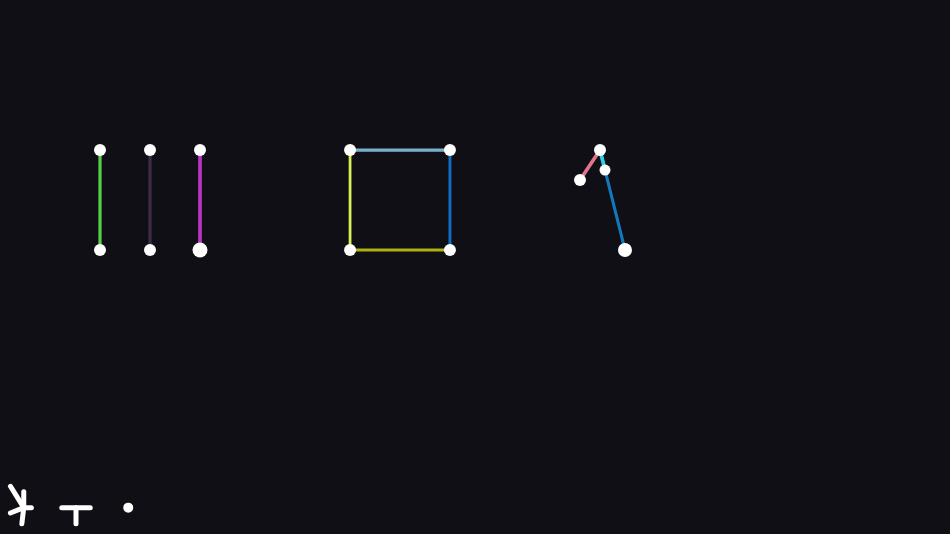
Frame 1 (no input)
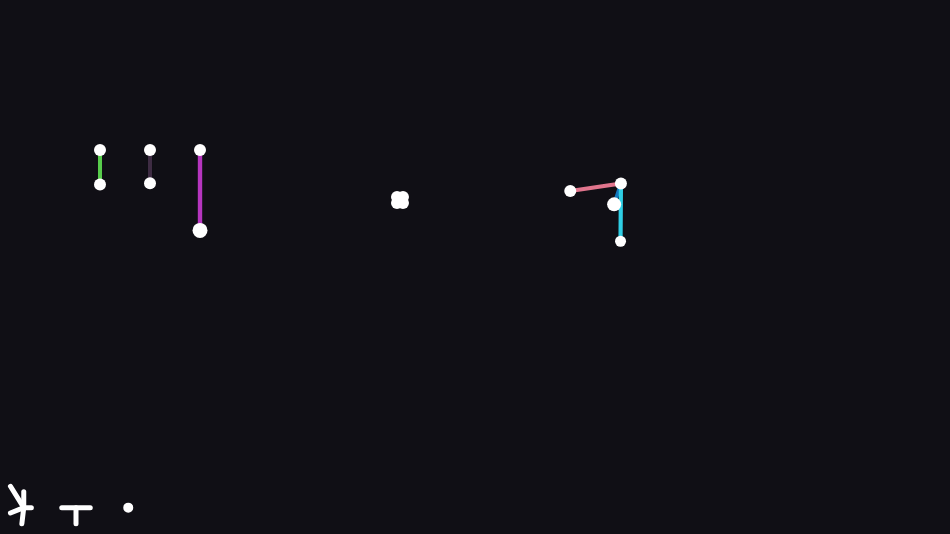
Frame 60 (no input)
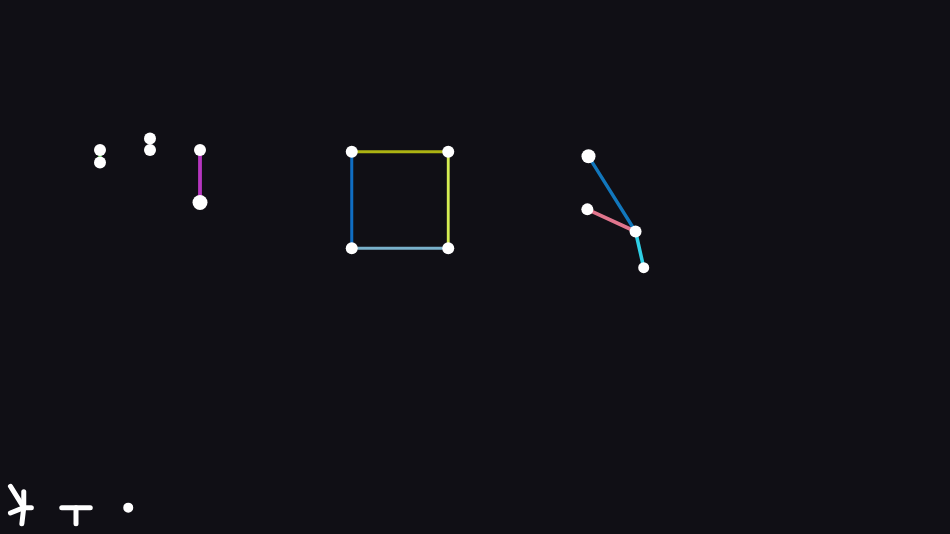
Frame 120 (the mouse pressed at the canvas centre since frame 60)

The p5.js sketch that drew these frames (run headless with seeded random() and noise() and a simulated clock; from frame 60 on, the mouse is pressed at the canvas centre):

// p5.js sketch
// ── sketch.js
///-- About Poids et mesure --///
// Spring simulation based on Hooke's Law, illustration of phonon phenomen, and mecanical waves propagation
// Differents presets are available, to study and play with springs
//- Controls -//
//     -Press ENTER to switch between presets 

//     -Press any KEY and LEFT CLICK to create a spring
//     -Press P to switch between spring generation presets (see first indicator)
//     -Press O to change spring ends types : static or moving ones (see second indicator)
//     -SCROLL mouse WHEEL, to change newly created point weight (see third indicator)

//     -Press LEFT CLICK on a point, to grab and move it
//     -Press any ARROW KEY to add gravity in this direction
//     -Press B to make the springs breakable
//     -Press Z or S to add or remove drag (frictions)
//     -Press SPACE to stop the time
//     -Presss ESCAPE to switch between velocity-based color mode, and normal one

///-- A propos de Poids et mesure --///
// La simulation de ressorts se base sur la loi d'Hooke, peut servir d'illustration à ce qu'est un phonon,
// Et peut illustrer la propagation d'ondes mécaniques (conduction thermique, sons)
// Différents préréglages sont à disposition, pour jouer et observer les ressorts, 
// leurs intreractions. Le gros du code de la simulation est dans la class spring,
// le reste étant accessoire.
//- Contrôles -//
//     -Appuyer sur ENTRÉE pour changer de préréglage 

//     -Appuyer sur n'importe quelle touche et clique gauche pour placer un ressort ou une structure
//     -Appuyer sur P pour changer de structure de ressort (première icone)
//     -Appuyer sur O pour définir la staticité des points (seconde icone)
//     -Scroller pour changer le poids du point créé (troisième icone)

//     -Press LEFT CLICK on a point, to grab and move it
//     -Appuyer sur une touche directionnelle pour ajouter de la gravité orientée
//     -Appuyer sur B pour rendre le ressort cassable (limite modifiable dans le code)
//     -Appuyer sur Z ou S pour ajouter / enlever des frottements
//     -Appuyer sur ESPACE pour mettre en pause
//     -Appuyer sur ÉCHAP pour changer le mode de couleur, du normal, à celui basé sur la vitesse des points


const screen_width = 950;
const screen_height = screen_width*9/16;
const DEFAULT_BREAKABLE_LIMIT = 900;
const DEFAULT_GENERATED_SPRING_STRENGTH = 2;
const DEFAULT_GENERATED_SPRING_LENGTH = 45;


function setup() {
  dt= 0.05
  selected_preset = 0
  selected_generator = 0
  is_point_fixed = false
  are_springs_breakable = false
  selected_point_weight = 5
  
  createCanvas(screen_width, screen_height);
  collision_box = [0,0,screen_width,screen_height]

  createMap()
  selected_point = 0;
  
}

function draw() {
  background(16,15,21);
  
  updateElements()
  drawElements()
  updateUX()
}

function updateUX(){
  drawIndicator()
  if (mouseIsPressed || selected_point != 0){
    selected_point.x = mouseX
    selected_point.y = mouseY

  }
  
  if (!mouseIsPressed){
    selected_point = 0;
  }
}

function updateElements(){
  // Set back acceleration to 0 or gravity
   for (const point of points){
    point.resetAcceleration()
  }
  
  // Update the acceleration of the points
  for (const spring_object of springs){
    spring_object.applyRestoringForce()
  }
  
  // Change points positions, velocities etc
  for (const point of points){
    if (!point.anchored){
    point.update()
    }
  }
  
  // Break springs if there is too much stress
  if (! are_springs_breakable){
    return
  }
  for (const spring_object of springs){
    if (spring_object.stress > DEFAULT_BREAKABLE_LIMIT){
      springs.splice(springs.indexOf(spring_object),1)
    }
  }
}

function drawElements(){
  // Draw the springs
  for (const spring_object of springs){
    spring_object.draw()
  }
  
  // Draw the points
  noStroke()
  for (const point of points){
    point.draw()
  }
  
}

class Spring{
  constructor(point_1,point_2,distance=45,strength=2){
    // Ends of the spring
    this.p1 = point_1;
    this.p2 = point_2;
    
    // Distance to the neutral point //
    this.l = distance//random(50,100)
    // Quantity of stress (=R1+R2 - g*strength)
    this.strength = strength

    // Decorative
    this.color = color(random(0,255),random(0,255),random(0,255))

  }
  applyRestoringForce(){
    ///- A string apply a restoring force to both its ends X and X' -///
    ///- /!\ The frame is oriented to the bottom /!\ -///
    
    //   Focusing on X : 
    //   Each spring has its strength, and its neutral point L
    //   Neutral point l is relative to the other end of the spring X'
    //   Hooke's law gives the expression R = kdl ; k a constant
    //                                            ; dL = L - X or X - L
    
    //   Second Law of Newton : Sum(Fext) = ma, Sum(Fext) = W + R
    //   And so given W = mg : W + R = ma -> a = R/m + g
    //   By projecting on axes, designating by θ the angle between X and X' 
    //                          so we get dLx = L*cos(θ), dly = L*sin(θ)
    //   And so ax = k * (x'+L*cos(θ)-x)/m and g is applied at the very beginning
    let angle = atan2(this.p1.y-this.p2.y,this.p1.x-this.p2.x)
    
    
   
    // Apply restoring force to the first point
    this.p1.ax += this.strength*(this.p2.x+this.l*cos(angle)-this.p1.x)/this.p1.m;
    this.p1.ay += this.strength*(this.p2.y+this.l*sin(angle)-this.p1.y)/this.p1.m;
    
    // Apply restoring force to the second point 
    this.p2.ax += this.strength*(this.p1.x-this.l*cos(angle)-this.p2.x)/this.p2.m;
    this.p2.ay += this.strength*(this.p1.y-this.l*sin(angle)-this.p2.y)/this.p2.m;
  
    this.stress = max(0,this.p1.m*sqrt(this.p1.ax**2 + this.p1.ay**2) + this.p2.m*sqrt(this.p2.ax**2 + this.p2.ay**2) -gy*this.strength); 


  }
  draw(){
    // Make sure to draw the spring with the right color
    stroke(wave_mode ? (this.p1.vx*this.p1.vx+this.p1.vy*this.p1.vy+this.p2.vx*this.p2.vx+this.p2.vy*this.p2.vy)/2 : this.color)
    strokeWeight(max(1,5-sqrt(this.stress)/8))
    // Draw the spring 
    line(this.p1.x,this.p1.y,this.p2.x,this.p2.y)
  }
}

class Point{
  constructor(x,y,m,anchored){
    //- Point's vectors coordinates -//
    // Position 
    this.x = x;
    this.y = y;
    // Velocity
    this.vx = 0;
    this.vy = 0;
    // Acceleration
    this.ax = 0;
    this.ay = 0;
    
    //- Point's attributes -//
    // Point mass
    this.m = m
    // Static point
    this.anchored = anchored;
    // Elasticity
    this.elasticity = 0.7;
    this.is_selected = false;

  }

  resetAcceleration(){
    // Make sure the acceleration is resetted at each tick
    this.ax = gx
    this.ay = gy
    // Apply weight force, g cause y is oriented to the bottom
  }
  update(){
    if (!this.is_selected){
    // Air friction 
    this.ax -= this.vx*cx
    this.ay -= this.vy*cy
    
    // a = dv/dt => dv = a*dt
    this.vx += this.ax*dt ;
    this.vy += this.ay*dt ;
    
    // v = dx/dt => dx = v*dt
    this.x += this.vx*dt ;
    this.y += this.vy*dt
    }
    
    if (this.y >= collision_box[3]){
      this.y = collision_box[3]
      this.vy = - this.vy*this.elasticity
    }
    if (this.y <= collision_box[1]){
      this.y = collision_box[1]
      this.vy = - this.vy*this.elasticity
    }
    if (this.x <= collision_box[0]){
      this.x = collision_box[0]
      this.vx = - this.vx*this.elasticity
    }
    if (this.x  >= collision_box[2]){
      this.x = collision_box[2]
      this.vx = - this.vx*this.elasticity
    }
  }
  draw(){
    fill(wave_mode ? this.vx*this.vx+this.vy*this.vy : 255)
    // Draw the point proportionnaly to its mass
    circle(this.x,this.y,10+int(this.m/2))

  }
}
// ── UX.js
function mouseReleased(){
  for (const point of points){
    point.is_selected = false;
  }
}

function mousePressed(){
  if (selected_point){
    selected_point = 0;
    return
  }

  // Grab a point
  if (!keyIsPressed){
    for (const point of points){
      if (sqrt((point.x-mouseX)**2+(point.y-mouseY)**2)<10){
        // If a point is grabbed, change its status and register it 
        selected_point = point
        selected_point.is_selected = true;
        
        // Set its velocity as zero
        selected_point.vx = 0;
        selected_point.vy = 0;
        
        
        break
      }
    }
    return
  }
  
  // Create a new point or a set of point

  points.push(new Point(mouseX,mouseY,selected_point_weight,is_point_fixed))
  
  switch (selected_generator){
    case 0:
      createWeb()
      break
    case 2:
      createHexagon()
      break;
    case 3:
      createChains()  
  }



  
}

function keyPressed(){
  switch (keyCode){
    // GRAVITY
    case LEFT_ARROW: 
      gx -= 1;
      break;
    case UP_ARROW: 
      gy -= 1;
      break
    case RIGHT_ARROW: 
      gx += 1;
      break
    case DOWN_ARROW: 
      gy += 1;
      break
    // DRAG
    case 83:
      cx -= 0.1;
      cy -= 0.1;
      break
    case 90:
      cx += 0.1;
      cy += 0.1;
      break
    // STOP AND PLAY
    case 32:
      dt = dt ? 0 : 0.1;
      break
    case 82:
      createMap()
      break;
    case 27:
      wave_mode = !wave_mode;
      break;
    case 13:
      selected_preset = (selected_preset + 1) % 4
      createMap()
      break
    case 80:
      selected_generator = (selected_generator + 1) % 4
      break
    case 79:
      is_point_fixed = !is_point_fixed
      break
    case 66:
      are_springs_breakable = !are_springs_breakable;
      break
  }

  if (keyCode ==77){
    points[points.length-2].x += 0
    points[points.length-2].y += 10
  }
}

function mouseWheel(event) {
  selected_point_weight = min(30,max(1,selected_point_weight+event.delta/500)) 

}
 
function drawIndicator(){
  switch (selected_generator){
    case 3:
      stroke(255)
      strokeWeight(5)
      noFill()
      circle(0.025*screen_width,0.95*screen_height,20)
      break;
    case 1:
      fill(255)
      circle(0.025*screen_width,0.95*screen_height,20)
      break;
    case 2:

      stroke(255)
      strokeWeight(5)
      noFill()
      beginShape()
      vertex(0.020*screen_width,0.93*screen_height)
      vertex(0.030*screen_width,0.93*screen_height)
      vertex(0.037*screen_width,0.95*screen_height)
      vertex(0.030*screen_width,0.97*screen_height)
      vertex(0.020*screen_width,0.97*screen_height)
      vertex(0.013*screen_width,0.95*screen_height)
      vertex(0.020*screen_width,0.93*screen_height)
      endShape()
      break
    case 0:
      stroke(255)
      strokeWeight(5)
      noFill()
      line(0.025*screen_width,0.95*screen_height,0.023*screen_width,0.98*screen_height)
      line(0.025*screen_width,0.95*screen_height,0.025*screen_width,0.92*screen_height)
      line(0.025*screen_width,0.95*screen_height,0.033*screen_width,0.95*screen_height)
      line(0.025*screen_width,0.95*screen_height,0.011*screen_width,0.96*screen_height)
      line(0.025*screen_width,0.95*screen_height,0.011*screen_width,0.91*screen_height)
    break
  }
  stroke(255)
  strokeWeight(5)
  if (is_point_fixed){
    line(0.065*screen_width,0.95*screen_height,0.095*screen_width,0.95*screen_height)
    line(0.065*screen_width,0.95*screen_height,0.078*screen_width,0.92*screen_height)
    line(0.080*screen_width,0.95*screen_height,0.093*screen_width,0.92*screen_height)
    line(0.095*screen_width,0.95*screen_height,0.108*screen_width,0.92*screen_height)
  }
  else{
    line(0.065*screen_width,0.95*screen_height,0.095*screen_width,0.95*screen_height)
    line(0.080*screen_width,0.95*screen_height,0.080*screen_width,0.98*screen_height)
    
  }
      
  fill(255)
  circle(0.135*screen_width,0.95*screen_height,selected_point_weight)
}
// ── presets.js
function resetPhysics(default_cx=0,default_cy=0,default_gx=0,default_gy=0,default_wave_mode=false){
  cx = default_cx
  cy = default_cy
  gx = default_gx
  gy = default_gy
  wave_mode = default_wave_mode
  selected_point = 0
  points = []
  springs = []
}

function createMap(){ 
  switch (selected_preset){
    case 0:
      pofPreset();
      break;
    case 1:
      wavesPreset();
      break;
    case 2:
      tissuePreset();
      break;
    case 3:
      blankPreset();
      break;
  }
}    

function blankPreset(){
  resetPhysics()
}

function pofPreset(){
  resetPhysics(0,0)
  points.push(new Point(200,150,5,true))
  points.push(new Point(200,250,10,false))
  springs.push(new Spring(points[0],points[1],75))
  
  points.push(new Point(100,150,5,true))
  points.push(new Point(100,250,5,false))
  springs.push(new Spring(points[2],points[3],51))
  
  points.push(new Point(150,150,5,true))
  points.push(new Point(150,250,5,false))
  springs.push(new Spring(points[4],points[5],50))
  
  
  points.push(new Point(350,150,5,false))
  points.push(new Point(450,150,5,false))
  points.push(new Point(450,250,5,false))
  points.push(new Point(350,250,5,false))
  springs.push(new Spring(points[6],points[7]))
  springs.push(new Spring(points[7],points[8]))
  springs.push(new Spring(points[8],points[9]))
  springs.push(new Spring(points[9],points[6]))

  points.push(new Point(600,150,5,false))
  points.push(new Point(625,250,8,false))
  points.push(new Point(580,180,5,false))
  points.push(new Point(605,170,2,false))
  springs.push(new Spring(points[10],points[11]))
  springs.push(new Spring(points[10],points[12]))
  springs.push(new Spring(points[10],points[13]))
}

function tissuePreset(){
  resetPhysics(0.3,0.3)
  xn = 10
  yn = 10
  l = 0.045*screen_width
  ls = sqrt(l*l + l*l)

  
  for (let i=0;i<xn;i+=1){
    for (let j=0;j<yn;j+=1){
      points.push(new Point((screen_width-(xn-1)*l)/2+l*i,(screen_height-(yn-1)*l)/2+l*j,5,false))
  }}

  
    
  for (let i=0;i<xn;i+=1){
    for (let j=0;j<yn;j+=1){
      if (i+1 < xn){
        springs.push(new Spring(points[j+i*yn],points[j+(i+1)*yn],l))
      }
      if (j-1 >=0){
        springs.push(new Spring(points[j+i*yn],points[(j-1)+i*yn],l))
      }
      if (j-1 >=0 && i+1 < xn){
        springs.push(new Spring(points[j+i*yn],points[(j-1)+(i+1)*yn],ls))
      }
      if (j-1 >=0 && i-1 >= 0){
        springs.push(new Spring(points[j+i*yn],points[(j-1)+(i-1)*yn],ls))
      }
  }}
}

function wavesPreset(){
  resetPhysics(0.3,0.3,0,0,true)
  xn = 25
  yn = 10
  l = 0.033*screen_width
  ls = sqrt(l*l + l*l)
  
  
  for (let i=0;i<xn;i+=1){
    for (let j=0;j<yn;j+=1){
      points.push(new Point((screen_width-(xn-1)*l)/2+l*i,(screen_height-(yn-1)*l)/2+l*j,5,((i==0 && j==0) || (i==0 && j==yn-1) || (j==0 && i==xn-1) ||(j==yn-1 && i==xn-1))))
  }}

  
    
  for (let i=0;i<xn;i+=1){
    for (let j=0;j<yn;j+=1){
      if (i+1 < xn){
        springs.push(new Spring(points[j+i*yn],points[j+(i+1)*yn],l,100))
      }
      if (j-1 >=0){
        springs.push(new Spring(points[j+i*yn],points[(j-1)+i*yn],l,100))
      }
      if (j-1 >=0 && i+1 < xn){
        springs.push(new Spring(points[j+i*yn],points[(j-1)+(i+1)*yn],ls,100))
      }
      if (j-1 >=0 && i-1 >= 0){
        springs.push(new Spring(points[j+i*yn],points[(j-1)+(i-1)*yn],ls,100))
      }
  }}
}

function createHexagon(){
  let center_id = points.length-1
  for(let i=0;i<6;i++){
      points.push(new Point(mouseX+50*cos(i*PI/3),mouseY+50*sin(i*PI/3),selected_point_weight,is_point_fixed))
      springs.push(new Spring(points[center_id],points[points.length-1],DEFAULT_GENERATED_SPRING_LENGTH,DEFAULT_GENERATED_SPRING_STRENGTH))
      if (i>=1){
      springs.push(new Spring(points[points.length-2],points[points.length-1],DEFAULT_GENERATED_SPRING_LENGTH,DEFAULT_GENERATED_SPRING_STRENGTH))
      }
    }
    springs.push(new Spring(points[points.length-6],points[points.length-1],DEFAULT_GENERATED_SPRING_LENGTH,DEFAULT_GENERATED_SPRING_STRENGTH))
}

function createWeb(){
    for (let i=0;i<points.length-1;i++){
      springs.push(new Spring(points[i],points[points.length-1],DEFAULT_GENERATED_SPRING_LENGTH,DEFAULT_GENERATED_SPRING_STRENGTH))
      
    }
}

function createChains(){
  if (points.length>3){
      springs.pop()
    }
    if (points.length>1){
      
      springs.push(new Spring(points[points.length-2],points[points.length-1],DEFAULT_GENERATED_SPRING_LENGTH,DEFAULT_GENERATED_SPRING_STRENGTH))
    }
    if (points.length>2){
      springs.push(new Spring(points[0],points[points.length-1],DEFAULT_GENERATED_SPRING_LENGTH,DEFAULT_GENERATED_SPRING_STRENGTH))
    
    }
}
